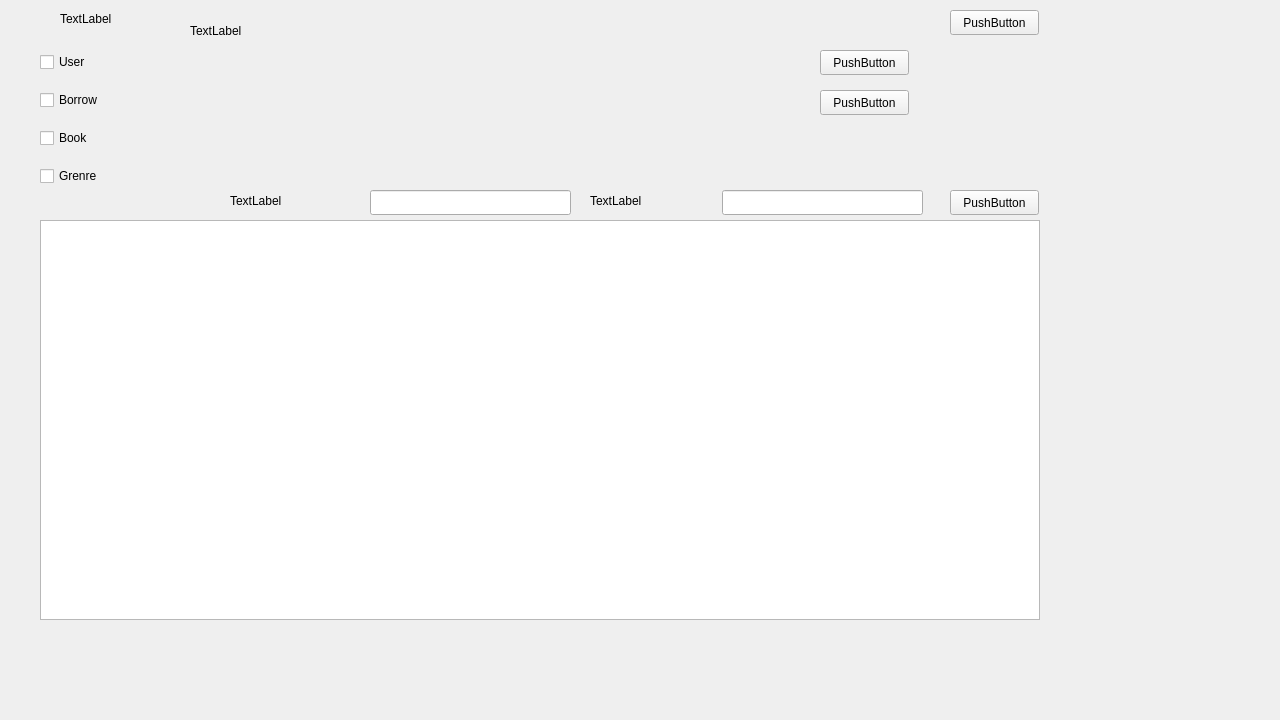
<?xml version="1.0" encoding="UTF-8"?>
<ui version="4.0">
 <class>rootWidget</class>
 <widget class="QWidget" name="rootWidget">
  <property name="geometry">
   <rect>
    <x>0</x>
    <y>0</y>
    <width>1280</width>
    <height>720</height>
   </rect>
  </property>
  <property name="windowTitle">
   <string>Form</string>
  </property>
  <widget class="QPushButton" name="pushButton_home">
   <property name="geometry">
    <rect>
     <x>950</x>
     <y>10</y>
     <width>89</width>
     <height>25</height>
    </rect>
   </property>
   <property name="text">
    <string>PushButton</string>
   </property>
  </widget>
  <widget class="QTableView" name="tableView">
   <property name="geometry">
    <rect>
     <x>40</x>
     <y>220</y>
     <width>1000</width>
     <height>400</height>
    </rect>
   </property>
   <property name="editTriggers">
    <set>QAbstractItemView::NoEditTriggers</set>
   </property>
  </widget>
  <widget class="QPushButton" name="pushButton_re">
   <property name="geometry">
    <rect>
     <x>950</x>
     <y>190</y>
     <width>89</width>
     <height>25</height>
    </rect>
   </property>
   <property name="text">
    <string>PushButton</string>
   </property>
  </widget>
  <widget class="QLabel" name="label">
   <property name="geometry">
    <rect>
     <x>60</x>
     <y>10</y>
     <width>67</width>
     <height>17</height>
    </rect>
   </property>
   <property name="text">
    <string>TextLabel</string>
   </property>
  </widget>
  <widget class="QWidget" name="layoutWidget">
   <property name="geometry">
    <rect>
     <x>40</x>
     <y>40</y>
     <width>111</width>
     <height>161</height>
    </rect>
   </property>
   <layout class="QVBoxLayout" name="verticalLayout">
    <item>
     <widget class="QCheckBox" name="checkBox_user">
      <property name="text">
       <string>User</string>
      </property>
     </widget>
    </item>
    <item>
     <widget class="QCheckBox" name="checkBox_borrow">
      <property name="text">
       <string>Borrow</string>
      </property>
     </widget>
    </item>
    <item>
     <widget class="QCheckBox" name="checkBox_book">
      <property name="text">
       <string>Book</string>
      </property>
     </widget>
    </item>
    <item>
     <widget class="QCheckBox" name="checkBox_grenre">
      <property name="text">
       <string>Grenre</string>
      </property>
     </widget>
    </item>
   </layout>
  </widget>
  <widget class="QPushButton" name="pushButton_sub">
   <property name="geometry">
    <rect>
     <x>820</x>
     <y>50</y>
     <width>89</width>
     <height>25</height>
    </rect>
   </property>
   <property name="text">
    <string>PushButton</string>
   </property>
  </widget>
  <widget class="QPushButton" name="pushButton_cPasswd">
   <property name="geometry">
    <rect>
     <x>820</x>
     <y>90</y>
     <width>89</width>
     <height>25</height>
    </rect>
   </property>
   <property name="text">
    <string>PushButton</string>
   </property>
  </widget>
  <widget class="QLineEdit" name="lineEdit_search">
   <property name="geometry">
    <rect>
     <x>722</x>
     <y>190</y>
     <width>201</width>
     <height>25</height>
    </rect>
   </property>
  </widget>
  <widget class="QLabel" name="label_search">
   <property name="geometry">
    <rect>
     <x>590</x>
     <y>190</y>
     <width>121</width>
     <height>21</height>
    </rect>
   </property>
   <property name="text">
    <string>TextLabel</string>
   </property>
  </widget>
  <widget class="QLineEdit" name="lineEdit_search_2">
   <property name="geometry">
    <rect>
     <x>370</x>
     <y>190</y>
     <width>201</width>
     <height>25</height>
    </rect>
   </property>
  </widget>
  <widget class="QLabel" name="label_search_2">
   <property name="geometry">
    <rect>
     <x>230</x>
     <y>190</y>
     <width>121</width>
     <height>21</height>
    </rect>
   </property>
   <property name="text">
    <string>TextLabel</string>
   </property>
  </widget>
  <widget class="QLabel" name="label_2">
   <property name="geometry">
    <rect>
     <x>190</x>
     <y>20</y>
     <width>191</width>
     <height>21</height>
    </rect>
   </property>
   <property name="text">
    <string>TextLabel</string>
   </property>
  </widget>
 </widget>
 <resources/>
 <connections/>
</ui>
